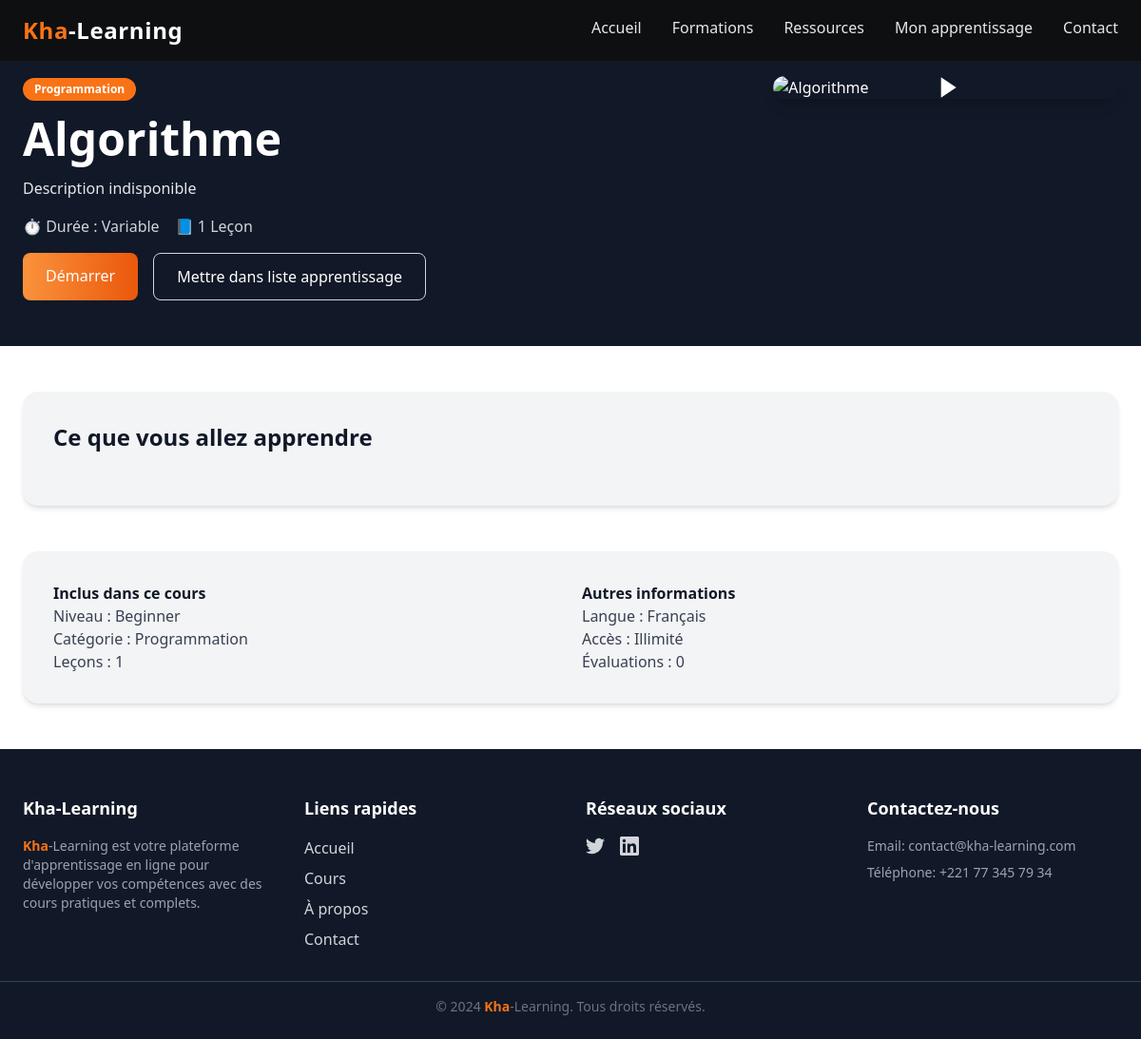
/courses/8/, run on the app's committed database.
### main/models.py (models this page shows, shortened)
class Course(models.Model):
    title = models.CharField(max_length=200)
    description = models.TextField(blank=True)
    image = models.ImageField(upload_to='images/', blank=True, null=True)
    category = models.ForeignKey(
        Category, on_delete=models.SET_NULL, null=True, related_name='courses'
    )
    created_at = models.DateTimeField(default=timezone.now)
    updated_at = models.DateTimeField(auto_now=True)
    is_featured = models.BooleanField(default=False)
    youtube_url = models.URLField(blank=True, null=True)
    author = models.CharField(max_length=100, blank=True)
    duration = models.PositiveIntegerField(blank=True, null=True, help_text="Durée en minutes")
    level = models.CharField(
        max_length=50,
        blank=True,
        choices=[('Beginner','Beginner'),('Intermediate','Intermediate'),('Advanced','Advanced')]
    )
    learning_points = models.TextField(
        blank=True,
        help_text="Écrire chaque point sur une nouvelle ligne"
    )
    class Meta:
        ordering = ['-created_at']
    def youtube_id(self):
        if not self.youtube_url:
            return None
        url_data = urlparse(self.youtube_url)
        query = parse_qs(url_data.query)
        return query.get("v", [None])[0]
    def youtube_thumbnail(self):
        video_id = self.youtube_id()
        if video_id:
            return f"https://img.youtube.com/vi/{video_id}/hqdefault.jpg"
        return None
    def duration_display(self):
        if not self.duration:
            return "Variable"
        hours = self.duration // 60
        minutes = self.duration % 60
        if hours > 0:
            return f"{hours}h {minutes}min" if minutes > 0 else f"{hours}h"
        return f"{minutes}min"
    def learning_points_list(self):
        return self.learning_points.splitlines()

class Category(models.Model):
    name = models.CharField(max_length=100)
    description = models.TextField(blank=True)
    image = models.ImageField(upload_to='categories/', blank=True, null=True)
    slug = models.SlugField(unique=True)
    class Meta:
        verbose_name_plural = "Categories"

### main/views.py (the view)
# urls.py: path('courses/<int:id>/', views.course_detail, name='course_detail'),
def course_detail(request, id):
    course = get_object_or_404(Course, id=id)
    return render(request, 'main/course_detail.html', {'course': course})

### main/templates/main/course_detail.html (shortened to what this page needs)
{% extends 'main/base.html' %} {% load static %} {% block content %}
<div class="relative bg-gray-900 pt-20 pb-12">
  <div class="max-w-7xl mx-auto px-6 space-y-12 text-white">
    <div class="grid grid-cols-1 md:grid-cols-3 gap-8 items-start">
      <div class="md:col-span-2 space-y-4">
        <span
          class="inline-block bg-orange-500 text-white text-xs font-bold px-3 py-1 rounded-full"
        >
          {{ course.category.name }}
        </span>
        <h1 class="text-4xl md:text-5xl font-extrabold">{{ course.title }}</h1>
        <p class="text-gray-200">{{ course.description }}</p>
        <div class="flex flex-wrap items-center gap-4 text-gray-300">
          <span>⏱ Durée : {{ course.duration_display }}</span>
          <span>📘 {{ course.lessons_count|default:"1 Leçon" }}</span>
        </div>
        <div class="flex gap-4 mt-4">
          {% if course.youtube_id %}
          <a
            href="https://www.youtube.com/watch?v={{ course.youtube_id }}"
            target="_blank"
            class="px-6 py-3 bg-gradient-to-r from-orange-400 to-orange-600 text-white rounded-lg hover:from-orange-500 hover:to-orange-700 transition inline-block"
          >
            Démarrer
          </a>
          {% endif %}
          <a href="{% url 'add_to_learning' course.id %}"
   class="px-6 py-3 border border-gray-300 rounded-lg hover:bg-gray-200 transition">
   Mettre dans liste apprentissage
</a>
        </div>
      </div>
      <div>
        {% if course.youtube_id %}
        <a
          href="https://www.youtube.com/watch?v={{ course.youtube_id }}"
          target="_blank"
          class="relative block rounded-xl overflow-hidden shadow-lg"
        >
          <img
            src="{{ course.youtube_thumbnail }}"
            alt="{{ course.title }}"
            class="w-full h-full object-cover"
          />
          <div class="absolute inset-0 flex items-center justify-center">
            <svg
              class="w-16 h-16 text-white"
              viewBox="0 0 24 24"
              fill="currentColor"
            >
              <path d="M10 8l6 4-6 4V8z" />
            </svg>
          </div>
        </a>
        {% endif %}
      </div>
    </div>
  </div>
</div>
<div class="max-w-7xl mx-auto px-6 py-12 space-y-12">
  <div class="bg-gray-100 p-8 rounded-2xl shadow-md">
    <h2 class="text-2xl font-bold mb-6 text-gray-900">
      Ce que vous allez apprendre
    </h2>
  </div>
  <div
    class="bg-gray-100 p-8 rounded-2xl shadow-md grid grid-cols-1 md:grid-cols-2 gap-6 text-gray-700"
  >
    <div>
      <h3 class="font-semibold text-gray-900">Inclus dans ce cours</h3>
      <p>Niveau : {{ course.level }}</p>
      <p>Catégorie : {{ course.category.name }}</p>
      <p>Leçons : {{ course.lessons_count|default:"1" }}</p>
    </div>
    <div>
      <h3 class="font-semibold text-gray-900">Autres informations</h3>
      <p>Langue : {{ course.language|default:"Français" }}</p>
      <p>Accès : Illimité</p>
      <p>Évaluations : {{ course.reviews_count|default:"0" }}</p>
    </div>
  </div>
</div>
{% endblock %}

### data on the page
Course: category.name "Programmation", title "Algorithme", description "Description indisponible", duration_display "Variable", level "Beginner"

### other printed values
{{ course.lessons_count|default:"1 Leçon" }} "1 Leçon"
{{ course.lessons_count|default:"1" }} "1"
{{ course.language|default:"Français" }} "Français"
{{ course.reviews_count|default:"0" }} "0"
